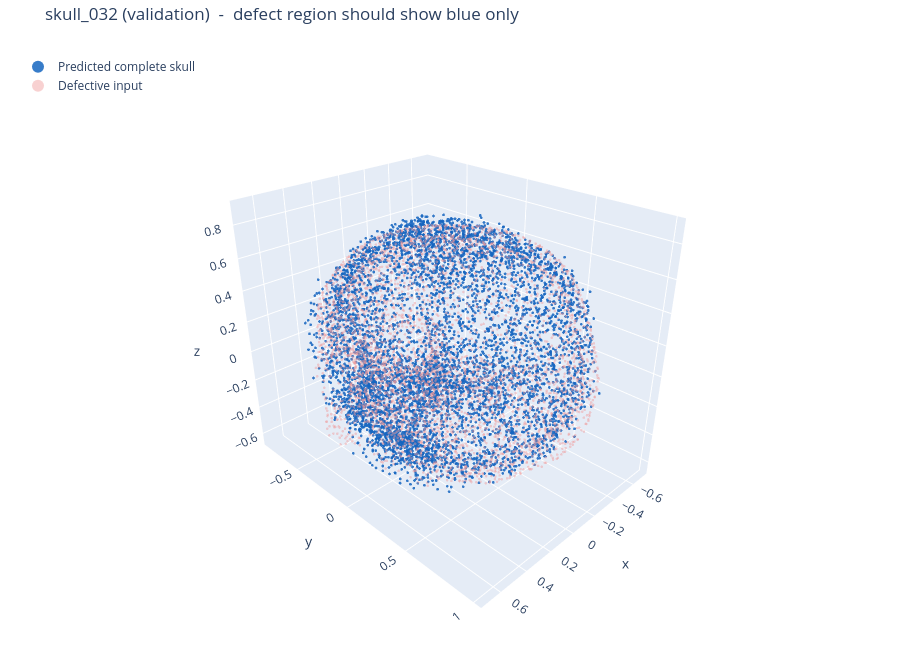

Notebook source saved alongside this figure:
### Markdown cell above
## 5. 可视化

蓝色是预测的完整颅骨，浅色小点是缺损输入。缺损区应该只有蓝色。

### Code cell
PRED_COLOR    = "#1565C0"   # blue   - predicted complete skull
INPUT_COLOR   = "#EF9A9A"   # light red, drawn semi-transparent - defective input
GT_COLOR      = "#2E7D32"   # green  - ground truth


def show_completion(pos, sid, camera=(1.6, 1.6, 1.2)):
    pred = np.asarray(model([inputs[pos][None], text_feat[None]], training=False))[0]
    fig = go.Figure([
        go.Scatter3d(x=pred[:, 0], y=pred[:, 1], z=pred[:, 2], mode="markers",
                     name="Predicted complete skull",
                     marker=dict(size=1.6, color=PRED_COLOR, opacity=0.85)),
        go.Scatter3d(x=inputs[pos][:, 0], y=inputs[pos][:, 1], z=inputs[pos][:, 2],
                     mode="markers", name="Defective input",
                     marker=dict(size=1.5, color=INPUT_COLOR, opacity=0.45)),
    ])
    fig.update_layout(
        title=f"skull_{sid} (validation)  -  defect region should show blue only",
        height=650,
        # itemsizing="constant" -> legend swatches ignore the tiny marker size
        legend=dict(itemsizing="constant", x=0.02, y=0.98,
                    bgcolor="rgba(255,255,255,0.6)"),
        scene=dict(aspectmode="data",
                   xaxis_title="x", yaxis_title="y", zaxis_title="z",
                   camera=dict(eye=dict(x=camera[0], y=camera[1], z=camera[2]))),
        margin=dict(l=0, r=0, b=0, t=40),
    )
    fig.show()


best = val_df["CD_t"].idxmin()
show_completion(val_pos[best], val_df.loc[best, "id"])

### Figure 1 — Plotly figure (JSON) as saved in the notebook; plotly's stock layout.template omitted (floating-point values rounded to 4 significant figures; data arrays with more than 128 entries replaced by an {"elided": "..."} marker saying what was removed)
{"data": [{"marker": {"color": "#1565C0", "opacity": 0.85, "size": 1.6}, "mode": "markers", "name": "Predicted complete skull", "type": "scatter3d", "x": {"elided": "6144 float values"}, "y": {"elided": "6144 float values"}, "z": {"elided": "6144 float values"}}, {"marker": {"color": "#EF9A9A", "opacity": 0.45, "size": 1.5}, "mode": "markers", "name": "Defective input", "type": "scatter3d", "x": {"elided": "4096 float values"}, "y": {"elided": "4096 float values"}, "z": {"elided": "4096 float values"}}], "layout": {"height": 650, "legend": {"bgcolor": "rgba(255,255,255,0.6)", "itemsizing": "constant", "x": 0.02, "y": 0.98}, "margin": {"b": 0, "l": 0, "r": 0, "t": 40}, "scene": {"aspectmode": "data", "camera": {"eye": {"x": 1.6, "y": 1.6, "z": 1.2}}, "xaxis": {"title": {"text": "x"}}, "yaxis": {"title": {"text": "y"}}, "zaxis": {"title": {"text": "z"}}}, "title": {"text": "skull_032 (validation)  -  defect region should show blue only"}}}
